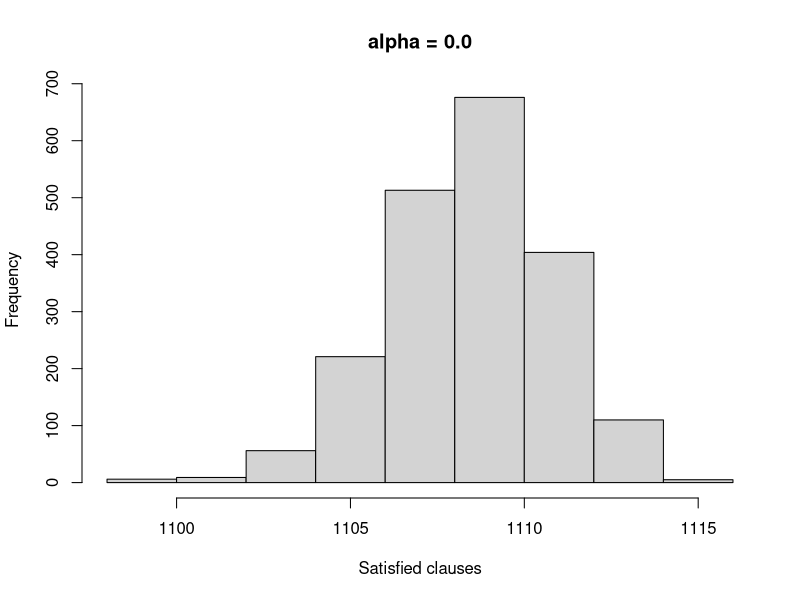

This figure's R source:
d<-read.table( 'results/walksat/flat100-1_0.0.dat' )
png( 'results/walksat/flat100-1_0.0.png', width = 240, height = 200, units = 'px' )
hist( d$V1, main = 'alpha = 0.0', xlab = 'Satisfied clauses' )
dev.off()
q()